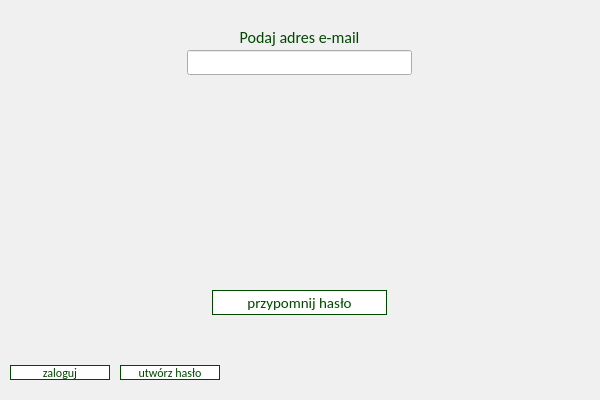
<?xml version="1.0" encoding="UTF-8"?>
<ui version="4.0">
 <class>PswdRmdWin</class>
 <widget class="QMainWindow" name="PswdRmdWin">
  <property name="geometry">
   <rect>
    <x>0</x>
    <y>0</y>
    <width>600</width>
    <height>400</height>
   </rect>
  </property>
  <property name="minimumSize">
   <size>
    <width>600</width>
    <height>400</height>
   </size>
  </property>
  <property name="maximumSize">
   <size>
    <width>600</width>
    <height>400</height>
   </size>
  </property>
  <property name="windowTitle">
   <string>WiP - przypomnienie hasła</string>
  </property>
  <property name="styleSheet">
   <string notr="true">QMainWindow {
background: rgb(240, 240, 240);
}

QPushButton#PswdRmdWin_Button_pswdrmd{
 background-color: white;
 border: 1px solid rgb(0, 72, 0);
 font-family: Calibri; 
color: rgb(0, 72, 0); 
font-size: 15px;
}

QPushButton:pressed#PswdRmdWin_Button_pswdrmd{ 
background-color: rgb(0, 72, 0); 
font-family: Calibri;
 color: rgb(240, 240, 240);
font-size: 15px; 
font-weight: 700;
}

QPushButton{
 background-color: white;
 border: 1px solid rgb(0, 72, 0);
 font-family: Calibri; 
color: rgb(0, 72, 0); 
font-size: 12px;
}

QPushButton:pressed{ 
background-color: rgb(0, 72, 0); 
font-family: Calibri;
 color: rgb(240, 240, 240);
font-size: 12px; 
font-weight: 700;
}

QLabel{ 
color:  rgb(0, 72, 0); 
font-family: Calibri; 
font-size: 16px;
}

QCheckBox{ 
color:  rgb(0, 72, 0); 
font-family: Calibri; 
font-size: 16px;
}

/*QPushButton:disabled{ background-color: yellow; }*/
/*QPushButton:focus:pressed{ background-color: black; }*/
/*QPushButton:focus{ background-color: green; }*/
/*QPushButton:hover{ background-color: red; }*/
/*QPushButton:checked{ background-color: pink; }*/</string>
  </property>
  <property name="dockOptions">
   <set>QMainWindow::AllowTabbedDocks</set>
  </property>
  <widget class="QWidget" name="centralwidget">
   <widget class="QLabel" name="PswdRmdWin_Text_log">
    <property name="geometry">
     <rect>
      <x>212</x>
      <y>25</y>
      <width>175</width>
      <height>25</height>
     </rect>
    </property>
    <property name="text">
     <string>Podaj adres e-mail</string>
    </property>
    <property name="alignment">
     <set>Qt::AlignCenter</set>
    </property>
   </widget>
   <widget class="QPushButton" name="PswdRmdWin_Button_pswdrmd">
    <property name="geometry">
     <rect>
      <x>212</x>
      <y>290</y>
      <width>175</width>
      <height>25</height>
     </rect>
    </property>
    <property name="text">
     <string>przypomnij hasło</string>
    </property>
   </widget>
   <widget class="QPushButton" name="PswdRmdWin_Button_log">
    <property name="geometry">
     <rect>
      <x>10</x>
      <y>365</y>
      <width>100</width>
      <height>15</height>
     </rect>
    </property>
    <property name="text">
     <string>zaloguj</string>
    </property>
   </widget>
   <widget class="QPushButton" name="PswdRmdWin_Button_reg">
    <property name="geometry">
     <rect>
      <x>120</x>
      <y>365</y>
      <width>100</width>
      <height>15</height>
     </rect>
    </property>
    <property name="text">
     <string>utwórz hasło</string>
    </property>
   </widget>
   <widget class="QLineEdit" name="PswdRmdWin_Edit_log">
    <property name="geometry">
     <rect>
      <x>187</x>
      <y>50</y>
      <width>225</width>
      <height>25</height>
     </rect>
    </property>
    <property name="maxLength">
     <number>320</number>
    </property>
   </widget>
   <widget class="QLabel" name="PswdRmdWin_Text_redallert">
    <property name="geometry">
     <rect>
      <x>187</x>
      <y>100</y>
      <width>230</width>
      <height>50</height>
     </rect>
    </property>
    <property name="text">
     <string/>
    </property>
    <property name="alignment">
     <set>Qt::AlignHCenter|Qt::AlignTop</set>
    </property>
   </widget>
  </widget>
 </widget>
 <resources/>
 <connections/>
</ui>
